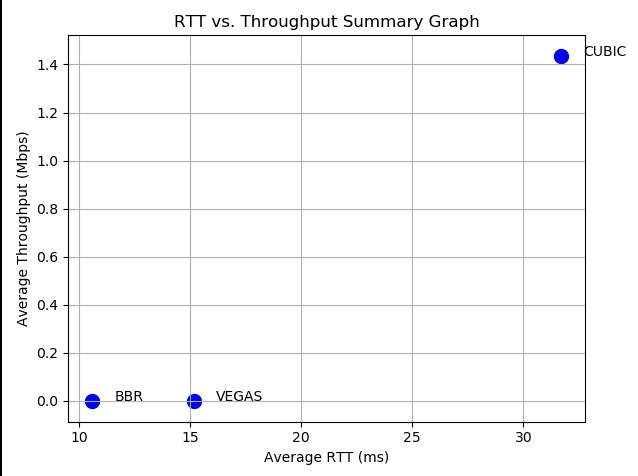

Write the Python code that produced this figure.
import csv
import matplotlib.pyplot as plt

protocols = ['vegas', 'cubic', 'bbr']
rtts = []
throughputs = []

for proto in protocols:
    # Get average RTT
    with open(f'{proto}_stats.csv', 'r') as stats_file:
        reader = csv.DictReader(stats_file)
        stats = {row['Metric']: float(row['Value']) for row in reader}
        rtts.append(stats['Average RTT (ms)'])

    # Get average throughput from CSV
    with open(f'{proto}_throughput.csv', 'r') as throughput_file:
        reader = csv.reader(throughput_file)
        next(reader)  # skip header
        values = [float(row[1]) for row in reader]
        avg_throughput = sum(values) / len(values)
        throughputs.append(avg_throughput)

# Plot RTT vs Throughput
plt.figure()
plt.scatter(rtts, throughputs, color='blue', s=100)

for i, proto in enumerate(protocols):
    plt.text(rtts[i] + 1, throughputs[i], proto.upper(), fontsize=10)

plt.xlabel('Average RTT (ms)')
plt.ylabel('Average Throughput (Mbps)')
plt.title('RTT vs. Throughput Summary Graph')
plt.grid(True)
plt.tight_layout()
plt.savefig('rtt_vs_throughput.png')
print(" Saved: rtt_vs_throughput.png")
